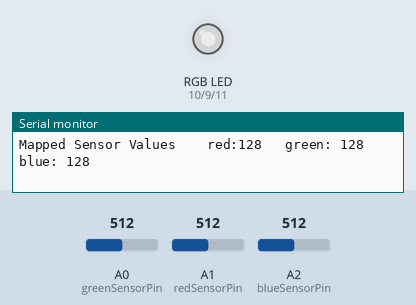
Simulated run of this sketch. Board: Arduino Uno, built with avr-gcc and run on an emulated ATmega328P. On the bench: an RGB LED mixed from three pins (HIGH = lit), the last lines printed to the serial monitor. Inputs (shaded band) come from the test bench; at power-on: A0 (greenSensorPin) = 512, A1 (redSensorPin) = 512, A2 (blueSensorPin) = 512. Dim RGB values are drawn brighter than linear.

Above: at 1.2 s.
1.3 s: A0 (greenSensorPin) set to 408
At 2.2 s:
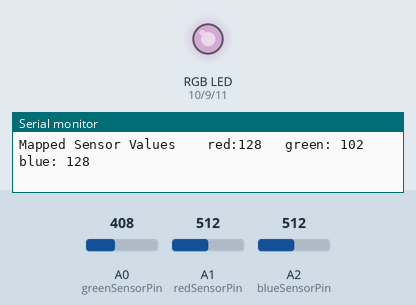
4.3 s: A0 (greenSensorPin) set to 386
At 5.8 s:
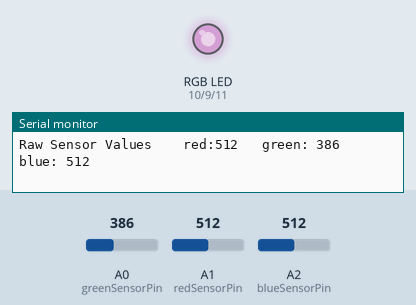
7.3 s: A1 (redSensorPin) set to 409
At 8.5 s:
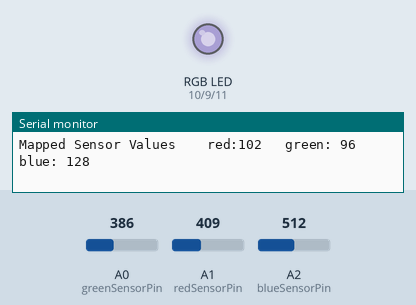
8.9 s: A1 (redSensorPin) set to 391
At 9.9 s:
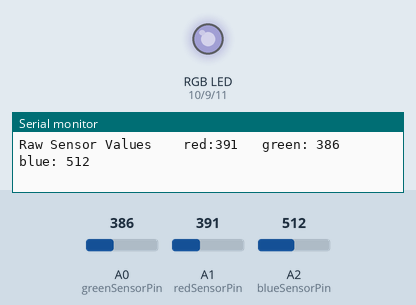
11.9 s: A2 (blueSensorPin) set to 414
At 13.1 s:
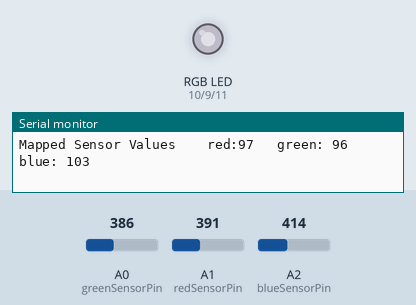
14.9 s: A2 (blueSensorPin) set to 384
At 15.9 s:
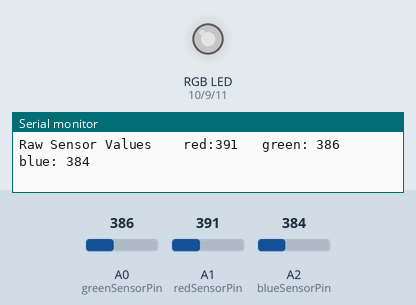
Timing chart, 0 to 17.9 s (numbered marks = the images above; inputs shaded):
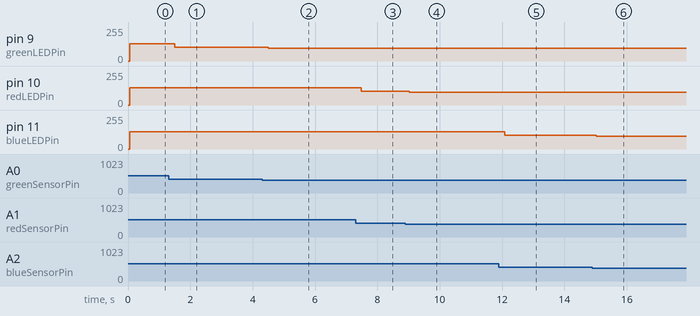

Measured:
- after the input at 1.3 s, pin 9 (greenLEDPin): 128/255 → 102/255 after 0.20 s
- after the input at 4.3 s, pin 9 (greenLEDPin): 102/255 → 96/255 after 0.20 s
- after the input at 7.3 s, pin 10 (redLEDPin): 128/255 → 102/255 after 0.18 s
- after the input at 8.9 s, pin 10 (redLEDPin): 102/255 → 97/255 after 0.12 s
- after the input at 11.9 s, pin 11 (blueLEDPin): 128/255 → 103/255 after 0.18 s
- after the input at 14.9 s, pin 11 (blueLEDPin): 103/255 → 96/255 after 0.13 s

The sketch:

Color_Mixing_Lamp.ino
```cpp
//globals
  const int greenLEDPin = 9;
  const int redLEDPin = 10;
  const int blueLEDPin = 11;

  const int greenSensorPin = A0;
  const int redSensorPin = A1;
  const int blueSensorPin = A2;

  int redValue = 0;
  int greenValue = 0;
  int blueValue = 0;

  int greenSensorValue = 0;
  int redSensorValue = 0;
  int blueSensorValue = 0;

void setup() {
  Serial.begin(9600);

  pinMode(greenLEDPin,OUTPUT);
  pinMode(redLEDPin,OUTPUT);
  pinMode(blueLEDPin,OUTPUT);

}

void loop() {
  // put your main code here, to run repeatedly:
  redSensorValue = analogRead(redSensorPin);
  delay(5);
  greenSensorValue = analogRead(greenSensorPin);
  delay(5);
  blueSensorValue = analogRead(blueSensorPin);

  Serial.print("Raw Sensor Values \t red:");
  Serial.print(redSensorValue);
  Serial.print("\t green: ");
  Serial.print(greenSensorValue);
  Serial.print("\t blue: ");
  Serial.println(blueSensorValue);

  redValue = redSensorValue/4;
  greenValue = greenSensorValue/4;
  blueValue = blueSensorValue/4;

  Serial.print("Mapped Sensor Values \t red:");
  Serial.print(redValue);
  Serial.print("\t green: ");
  Serial.print(greenValue);
  Serial.print("\t blue: ");
  Serial.println(blueValue);

  analogWrite(redLEDPin, redValue);
  analogWrite(greenLEDPin, greenValue);
  analogWrite(blueLEDPin, blueValue);


}
```
